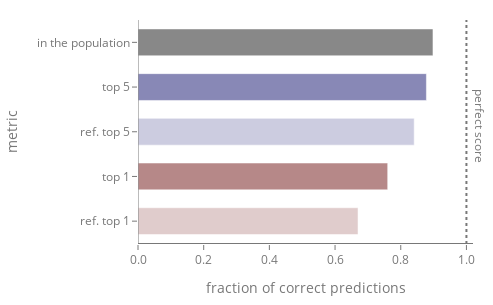

The notebook cell this image was saved under:
### Code cell
import plotly.graph_objects as go


def create_barchart(top_1, top_5, top_10, top_50):
    best_literature_top_1, best_literature_top_5, best_literature_top_10 = 0.6699, 0.8409, 0.8650
    dataframe_plot = pd.DataFrame(
        {
            "Metric": [
                "ref. top 1",
                "top 1",
                "ref. top 5",
                "top 5",
                "in the population",
            ],
            "Value": [best_literature_top_1, top_1, best_literature_top_5, top_5, top_50],
        }
    )

    custom_colors = {
        "ref. top 1": "rgba(152, 86, 86, 0.3)",
        "top 1": "rgba(152, 86, 86, 0.7)",
        "ref. top 5": "rgba(86, 86, 152, 0.3)",
        "top 5": "rgba(86, 86, 152, 0.7)",
        "in the population": "rgba(86, 86, 86, 0.7)",
    }

    # Create figure
    fig = go.Figure()

    # Add bars
    for metric in dataframe_plot["Metric"]:
        fig.add_trace(
            go.Bar(
                x=[dataframe_plot[dataframe_plot["Metric"] == metric]["Value"].iloc[0]],
                y=[metric],
                orientation="h",
                marker_color=custom_colors[metric],
                width=0.6,
                showlegend=False,
            )
        )

    # Update layout
    sizing = 305
    fig.update_layout(
        template="plotly_white",
        width=sizing * 1.618,
        height=sizing,
        margin={"l": 40, "r": 20, "t": 20, "b": 40},
        plot_bgcolor="white",
        font={"color": "rgb(120, 120, 120)"},
        bargap=0.15,
        bargroupgap=0.03,
        shapes=[
            # Add x-axis line
            {
                "type": "line",
                "xref": "paper",
                "yref": "y",
                "x0": 0,
                "x1": 1,
                "y0": -0.5,
                "y1": -0.5,  # Position below the bottom bar
                "line": {"color": "rgb(120, 120, 120)", "width": 1},
            },
            # Add y-axis line
            {
                "type": "line",
                "xref": "x",
                "yref": "paper",
                "x0": 0,
                "y0": 0,
                "x1": 0,
                "y1": 1,
                "line": {"color": "rgb(120, 120, 120)", "width": 1},
            },
        ],
    )

    # Update x-axis
    fig.update_xaxes(
        title_text="fraction of correct predictions",
        range=[-0.0, 1.02],  # Add padding
        showgrid=False,
        zeroline=False,
        showline=False,
        ticks="outside",
        tickwidth=1,
        tickcolor="rgb(120, 120, 120)",
        ticklen=5,
        tickvals=np.arange(0, 1.2, 0.2),
        tickformat=".1f",
    )

    # Update y-axis
    fig.update_yaxes(
        title_text="metric",
        showgrid=True,
        gridwidth=1,
        gridcolor="rgba(173, 216, 230, 0.3)",
        zeroline=False,
        showline=False,
        ticks="outside",
        tickwidth=1,
        tickcolor="rgb(120, 120, 120)",
        ticklen=5,
    )

    # Add reference line for perfect score
    fig.add_vline(
        x=1,
        line_dash="dot",
        line_color="rgb(120, 120, 120)",
        annotation={
            "text": "perfect score",
            "textangle": 90,
            "x": 1.01,
            "yref": "paper",
            "y": 0.7,
            "showarrow": False,
            "font": {"color": "rgb(120, 120, 120)"},
        },
    )
    # remove grid
    fig.update_xaxes(showgrid=False)
    fig.update_yaxes(showgrid=False)
    fig.write_image("figures/barchart.pdf", scale=2)
    fig.show()
    return fig


# Usage:
fig = create_barchart(top_overall_1, top_overall_5, top_overall_10, top_overall_50)

### Figure 1 — Plotly figure (JSON) as saved in the notebook; plotly's stock layout.template omitted (floating-point values rounded to 4 significant figures)
{"data": [{"marker": {"color": "rgba(152, 86, 86, 0.3)"}, "orientation": "h", "showlegend": false, "type": "bar", "width": 0.6, "x": [0.6699], "y": ["ref. top 1"]}, {"marker": {"color": "rgba(152, 86, 86, 0.7)"}, "orientation": "h", "showlegend": false, "type": "bar", "width": 0.6, "x": [0.7602], "y": ["top 1"]}, {"marker": {"color": "rgba(86, 86, 152, 0.3)"}, "orientation": "h", "showlegend": false, "type": "bar", "width": 0.6, "x": [0.8409], "y": ["ref. top 5"]}, {"marker": {"color": "rgba(86, 86, 152, 0.7)"}, "orientation": "h", "showlegend": false, "type": "bar", "width": 0.6, "x": [0.8781], "y": ["top 5"]}, {"marker": {"color": "rgba(86, 86, 86, 0.7)"}, "orientation": "h", "showlegend": false, "type": "bar", "width": 0.6, "x": [0.8981], "y": ["in the population"]}], "layout": {"annotations": [{"font": {"color": "rgb(120, 120, 120)"}, "showarrow": false, "text": "perfect score", "textangle": 90, "x": 1.01, "xanchor": "left", "xref": "x", "y": 0.7, "yanchor": "top", "yref": "y domain"}], "bargap": 0.15, "bargroupgap": 0.03, "font": {"color": "rgb(120, 120, 120)"}, "height": 305, "margin": {"b": 40, "l": 40, "r": 20, "t": 20}, "plot_bgcolor": "white", "shapes": [{"line": {"color": "rgb(120, 120, 120)", "width": 1}, "type": "line", "x0": 0, "x1": 1, "xref": "paper", "y0": -0.5, "y1": -0.5, "yref": "y"}, {"line": {"color": "rgb(120, 120, 120)", "width": 1}, "type": "line", "x0": 0, "x1": 0, "xref": "x", "y0": 0, "y1": 1, "yref": "paper"}, {"line": {"color": "rgb(120, 120, 120)", "dash": "dot"}, "type": "line", "x0": 1, "x1": 1, "xref": "x", "y0": 0, "y1": 1, "yref": "y domain"}], "width": 493.5, "xaxis": {"range": [0, 1.02], "showgrid": false, "showline": false, "tickcolor": "rgb(120, 120, 120)", "tickformat": ".1f", "ticklen": 5, "ticks": "outside", "tickvals": [0, 0.2, 0.4, 0.6, 0.8, 1], "tickwidth": 1, "title": {"text": "fraction of correct predictions"}, "zeroline": false}, "yaxis": {"gridcolor": "rgba(173, 216, 230, 0.3)", "gridwidth": 1, "showgrid": false, "showline": false, "tickcolor": "rgb(120, 120, 120)", "ticklen": 5, "ticks": "outside", "tickwidth": 1, "title": {"text": "metric"}, "zeroline": false}}}
